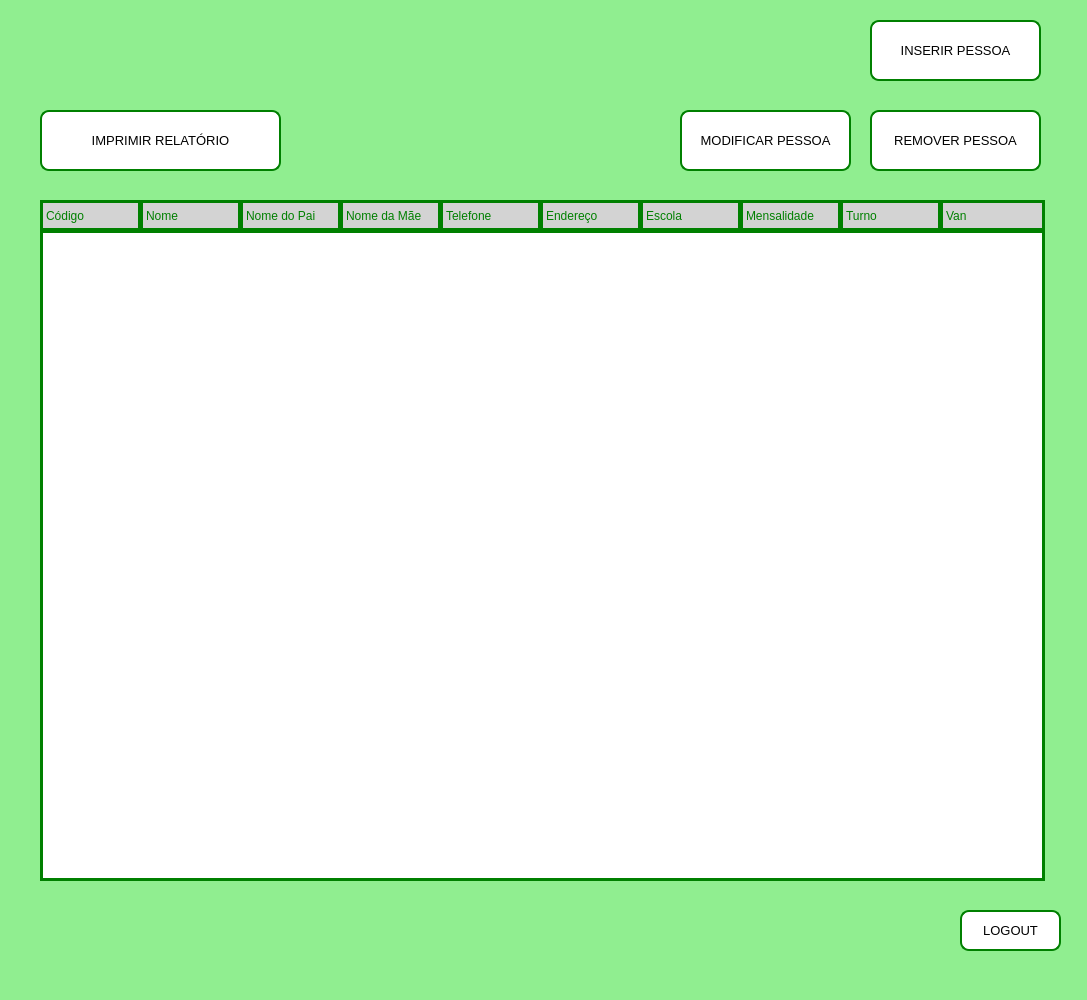
<?xml version="1.0" encoding="UTF-8"?>
<ui version="4.0">
 <class>MainWindow</class>
 <widget class="QMainWindow" name="MainWindow">
  <property name="geometry">
   <rect>
    <x>0</x>
    <y>0</y>
    <width>1087</width>
    <height>1000</height>
   </rect>
  </property>
  <property name="sizePolicy">
   <sizepolicy hsizetype="Fixed" vsizetype="Fixed">
    <horstretch>0</horstretch>
    <verstretch>0</verstretch>
   </sizepolicy>
  </property>
  <property name="minimumSize">
   <size>
    <width>1087</width>
    <height>1000</height>
   </size>
  </property>
  <property name="maximumSize">
   <size>
    <width>1087</width>
    <height>1000</height>
   </size>
  </property>
  <property name="windowTitle">
   <string>Sistema</string>
  </property>
  <property name="styleSheet">
   <string notr="true">background-color: lightgreen;</string>
  </property>
  <widget class="QWidget" name="centralwidget">
   <widget class="QPushButton" name="pushButton_logout">
    <property name="geometry">
     <rect>
      <x>960</x>
      <y>910</y>
      <width>101</width>
      <height>41</height>
     </rect>
    </property>
    <property name="font">
     <font>
      <pointsize>10</pointsize>
     </font>
    </property>
    <property name="cursor">
     <cursorShape>PointingHandCursor</cursorShape>
    </property>
    <property name="styleSheet">
     <string notr="true">background-color:white; border: 2px solid green; border-radius: 9px;</string>
    </property>
    <property name="text">
     <string>LOGOUT</string>
    </property>
   </widget>
   <widget class="QPushButton" name="pushButton_inserir">
    <property name="geometry">
     <rect>
      <x>870</x>
      <y>20</y>
      <width>171</width>
      <height>61</height>
     </rect>
    </property>
    <property name="font">
     <font>
      <pointsize>10</pointsize>
     </font>
    </property>
    <property name="cursor">
     <cursorShape>PointingHandCursor</cursorShape>
    </property>
    <property name="styleSheet">
     <string notr="true">background-color:white; border: 2px solid green; border-radius: 9px;</string>
    </property>
    <property name="text">
     <string>INSERIR PESSOA</string>
    </property>
   </widget>
   <widget class="QPushButton" name="pushButton_remover">
    <property name="geometry">
     <rect>
      <x>870</x>
      <y>110</y>
      <width>171</width>
      <height>61</height>
     </rect>
    </property>
    <property name="font">
     <font>
      <pointsize>10</pointsize>
     </font>
    </property>
    <property name="cursor">
     <cursorShape>PointingHandCursor</cursorShape>
    </property>
    <property name="styleSheet">
     <string notr="true">background-color:white; border: 2px solid green; border-radius: 9px;</string>
    </property>
    <property name="text">
     <string>REMOVER PESSOA</string>
    </property>
   </widget>
   <widget class="QPushButton" name="pushButton_relatorio">
    <property name="geometry">
     <rect>
      <x>40</x>
      <y>110</y>
      <width>241</width>
      <height>61</height>
     </rect>
    </property>
    <property name="font">
     <font>
      <pointsize>10</pointsize>
     </font>
    </property>
    <property name="cursor">
     <cursorShape>PointingHandCursor</cursorShape>
    </property>
    <property name="styleSheet">
     <string notr="true">background-color:white; border: 2px solid green; border-radius: 9px;</string>
    </property>
    <property name="text">
     <string>IMPRIMIR RELATÓRIO</string>
    </property>
   </widget>
   <widget class="QTableWidget" name="tableWidget_1">
    <property name="geometry">
     <rect>
      <x>40</x>
      <y>230</y>
      <width>1005</width>
      <height>651</height>
     </rect>
    </property>
    <property name="font">
     <font>
      <weight>75</weight>
      <bold>true</bold>
     </font>
    </property>
    <property name="autoFillBackground">
     <bool>false</bool>
    </property>
    <property name="styleSheet">
     <string notr="true">background-color: rgb(255, 255, 255); border: 3px solid green; color: green;text-align:center;</string>
    </property>
    <property name="verticalScrollBarPolicy">
     <enum>Qt::ScrollBarAsNeeded</enum>
    </property>
    <property name="horizontalScrollBarPolicy">
     <enum>Qt::ScrollBarAlwaysOff</enum>
    </property>
    <property name="editTriggers">
     <set>QAbstractItemView::SelectedClicked</set>
    </property>
    <property name="alternatingRowColors">
     <bool>true</bool>
    </property>
    <property name="verticalScrollMode">
     <enum>QAbstractItemView::ScrollPerPixel</enum>
    </property>
    <property name="horizontalScrollMode">
     <enum>QAbstractItemView::ScrollPerPixel</enum>
    </property>
    <property name="showGrid">
     <bool>true</bool>
    </property>
    <property name="gridStyle">
     <enum>Qt::SolidLine</enum>
    </property>
    <property name="wordWrap">
     <bool>false</bool>
    </property>
    <property name="cornerButtonEnabled">
     <bool>false</bool>
    </property>
    <attribute name="horizontalHeaderVisible">
     <bool>false</bool>
    </attribute>
    <attribute name="horizontalHeaderCascadingSectionResizes">
     <bool>false</bool>
    </attribute>
    <attribute name="horizontalHeaderHighlightSections">
     <bool>false</bool>
    </attribute>
    <attribute name="verticalHeaderVisible">
     <bool>false</bool>
    </attribute>
    <attribute name="verticalHeaderHighlightSections">
     <bool>false</bool>
    </attribute>
   </widget>
   <widget class="QLabel" name="label_nomePai">
    <property name="geometry">
     <rect>
      <x>240</x>
      <y>200</y>
      <width>101</width>
      <height>31</height>
     </rect>
    </property>
    <property name="styleSheet">
     <string notr="true">background-color:lightgray; border: 3px solid green; color:green;</string>
    </property>
    <property name="text">
     <string>Nome do Pai</string>
    </property>
    <property name="alignment">
     <set>Qt::AlignLeading|Qt::AlignLeft|Qt::AlignVCenter</set>
    </property>
   </widget>
   <widget class="QLabel" name="label_nomeMae">
    <property name="geometry">
     <rect>
      <x>340</x>
      <y>200</y>
      <width>101</width>
      <height>31</height>
     </rect>
    </property>
    <property name="styleSheet">
     <string notr="true">background-color:lightgray; border: 3px solid green; color:green;</string>
    </property>
    <property name="text">
     <string>Nome da Mãe</string>
    </property>
    <property name="alignment">
     <set>Qt::AlignLeading|Qt::AlignLeft|Qt::AlignVCenter</set>
    </property>
   </widget>
   <widget class="QLabel" name="label_telefone">
    <property name="geometry">
     <rect>
      <x>440</x>
      <y>200</y>
      <width>101</width>
      <height>31</height>
     </rect>
    </property>
    <property name="styleSheet">
     <string notr="true">background-color:lightgray; border: 3px solid green; color:green;</string>
    </property>
    <property name="text">
     <string>Telefone</string>
    </property>
    <property name="alignment">
     <set>Qt::AlignLeading|Qt::AlignLeft|Qt::AlignVCenter</set>
    </property>
   </widget>
   <widget class="QLabel" name="label_endereco">
    <property name="geometry">
     <rect>
      <x>540</x>
      <y>200</y>
      <width>101</width>
      <height>31</height>
     </rect>
    </property>
    <property name="styleSheet">
     <string notr="true">background-color:lightgray; border: 3px solid green; color:green;</string>
    </property>
    <property name="text">
     <string>Endereço</string>
    </property>
    <property name="alignment">
     <set>Qt::AlignLeading|Qt::AlignLeft|Qt::AlignVCenter</set>
    </property>
   </widget>
   <widget class="QLabel" name="label_mensalidade">
    <property name="geometry">
     <rect>
      <x>740</x>
      <y>200</y>
      <width>101</width>
      <height>31</height>
     </rect>
    </property>
    <property name="styleSheet">
     <string notr="true">background-color:lightgray; border: 3px solid green; color:green;</string>
    </property>
    <property name="text">
     <string>Mensalidade</string>
    </property>
    <property name="alignment">
     <set>Qt::AlignLeading|Qt::AlignLeft|Qt::AlignVCenter</set>
    </property>
   </widget>
   <widget class="QLabel" name="label_escola">
    <property name="geometry">
     <rect>
      <x>640</x>
      <y>200</y>
      <width>101</width>
      <height>31</height>
     </rect>
    </property>
    <property name="styleSheet">
     <string notr="true">background-color:lightgray; border: 3px solid green; color:green;</string>
    </property>
    <property name="text">
     <string>Escola</string>
    </property>
    <property name="alignment">
     <set>Qt::AlignLeading|Qt::AlignLeft|Qt::AlignVCenter</set>
    </property>
   </widget>
   <widget class="QLabel" name="label_turno">
    <property name="geometry">
     <rect>
      <x>840</x>
      <y>200</y>
      <width>101</width>
      <height>31</height>
     </rect>
    </property>
    <property name="styleSheet">
     <string notr="true">background-color:lightgray; border: 3px solid green; color:green;</string>
    </property>
    <property name="text">
     <string>Turno</string>
    </property>
    <property name="alignment">
     <set>Qt::AlignLeading|Qt::AlignLeft|Qt::AlignVCenter</set>
    </property>
   </widget>
   <widget class="QLabel" name="label_nome">
    <property name="geometry">
     <rect>
      <x>140</x>
      <y>200</y>
      <width>101</width>
      <height>31</height>
     </rect>
    </property>
    <property name="styleSheet">
     <string notr="true">background-color:lightgray; border: 3px solid green; color:green;</string>
    </property>
    <property name="text">
     <string>Nome</string>
    </property>
    <property name="alignment">
     <set>Qt::AlignLeading|Qt::AlignLeft|Qt::AlignVCenter</set>
    </property>
   </widget>
   <widget class="QLabel" name="label_van">
    <property name="geometry">
     <rect>
      <x>940</x>
      <y>200</y>
      <width>105</width>
      <height>31</height>
     </rect>
    </property>
    <property name="styleSheet">
     <string notr="true">background-color:lightgray; border: 3px solid green; color:green;</string>
    </property>
    <property name="text">
     <string>Van</string>
    </property>
    <property name="alignment">
     <set>Qt::AlignLeading|Qt::AlignLeft|Qt::AlignVCenter</set>
    </property>
   </widget>
   <widget class="QLabel" name="label_codigo">
    <property name="geometry">
     <rect>
      <x>40</x>
      <y>200</y>
      <width>101</width>
      <height>31</height>
     </rect>
    </property>
    <property name="styleSheet">
     <string notr="true">background-color:lightgray; border: 3px solid green; color:green;</string>
    </property>
    <property name="text">
     <string>Código</string>
    </property>
    <property name="alignment">
     <set>Qt::AlignLeading|Qt::AlignLeft|Qt::AlignVCenter</set>
    </property>
   </widget>
   <widget class="QPushButton" name="pushButton_modificar">
    <property name="geometry">
     <rect>
      <x>680</x>
      <y>110</y>
      <width>171</width>
      <height>61</height>
     </rect>
    </property>
    <property name="font">
     <font>
      <pointsize>10</pointsize>
     </font>
    </property>
    <property name="cursor">
     <cursorShape>PointingHandCursor</cursorShape>
    </property>
    <property name="styleSheet">
     <string notr="true">background-color:white; border: 2px solid green; border-radius: 9px;</string>
    </property>
    <property name="text">
     <string>MODIFICAR PESSOA</string>
    </property>
   </widget>
  </widget>
  <widget class="QStatusBar" name="statusbar"/>
 </widget>
 <tabstops>
  <tabstop>pushButton_inserir</tabstop>
  <tabstop>pushButton_relatorio</tabstop>
  <tabstop>pushButton_remover</tabstop>
  <tabstop>tableWidget_1</tabstop>
  <tabstop>pushButton_logout</tabstop>
 </tabstops>
 <resources/>
 <connections/>
</ui>
